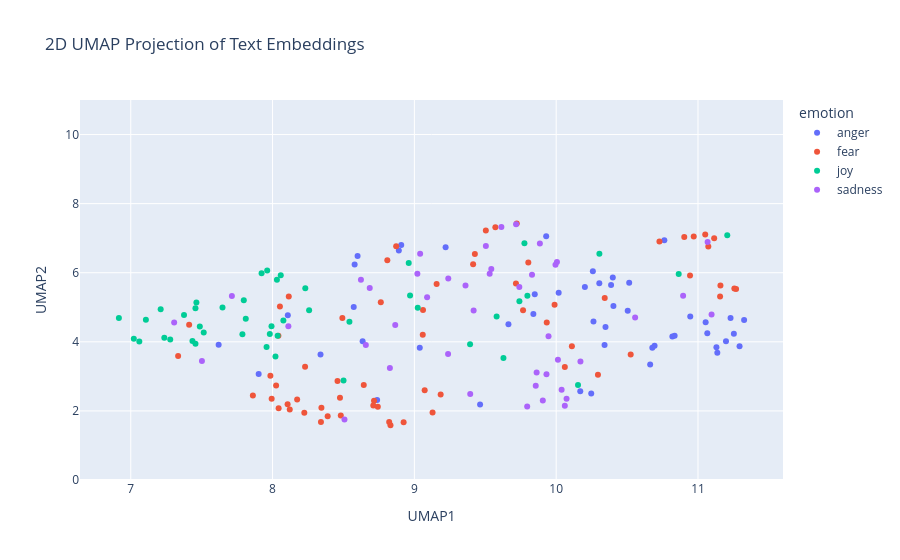

Here is the notebook cell this chart was saved with:
### Code cell
import pandas as pd
import numpy as np
import umap
import plotly.express as px

# Concatenate the training and test data
combined_df = pd.concat([train_df_new, test_df_new], ignore_index=True)

# Prepare the embeddings for UMAP
# Convert the list of embeddings into a 2D numpy array
X_embeddings = np.array(combined_df['embeddings_values'].tolist())

# Apply UMAP for dimensionality reduction
reducer = umap.UMAP(n_components=2, metric='cosine', random_state=28) 
embedding_2d = reducer.fit_transform(X_embeddings)

# Create a DataFrame for plotting
df_plot = pd.DataFrame(embedding_2d, columns=['UMAP1', 'UMAP2'])
df_plot['emotion'] = combined_df['emotion']
df_plot['intensity'] = combined_df['intensity']
df_plot['text'] = combined_df['text']


# Visualize the embeddings with Plotly
fig = px.scatter(
    df_plot,
    x='UMAP1',
    y='UMAP2',
    color='emotion',  # Color points by the 'emotion' column
    hover_data=['text', 'intensity'],  # Show text and intensity on hover
    title='2D UMAP Projection of Text Embeddings'
)

fig.update_yaxes(range=[0, 11])

fig.show()

### Figure 1 — Plotly figure (JSON) as saved in the notebook; plotly's stock layout.template omitted (floating-point values rounded to 4 significant figures)
{"data": [{"customdata": [["If i could just get my line to block! #germantownbroncos #lilleague #popwarner #Broncos #usafootball  #lineman", 0.417], ["I don't get what point is made when reporting on Charlotte looting @CNNAshleigh. Why not explore what looting businesses symbolizes ", 0.438], ["hitting your children as discipline because you're being quite a raging hypocrite if you're not.", 0.562], ["#burning the last of @Yan", 0.356], ["@RonMexico760 The guy who calls people 'cuck' and is anti-BLM is offended by idea that he might not be pro-policing reform? That's amazing.", 0.625], ["Have wee pop socks on and they KEEP FALLING OFF INSIDE MY SHOES #rage", 0.759], ["😳The intensity that @sydneyswans play at is extraordinary #relentless #AFLCatsSwans #AFLFinals 🏉👏🏿", 0.292], ["Said it before and I'll say it now: America is really fortunate that black people only want equality and not revenge.", 0.562], ["If you let a general tweet offend you, you definitely shouldn't be on twitter.", 0.417], ["I get embarrassed at the slightest things and then I'll fret about it all day I hate it", 0.438], ["Bloody parking ticket 😒💸 #fuming", 0.792], ["Yo there's a kid on my snap chat from LA &amp; they get high off helium gas lmao.... I am like why the fuck lol", 0.542], ["np rum rage", 0.417], ["As if he heard my thought on the ether, my #ex has just posted #facebook pic of himself snuggling up with said #cats... now Im just #angry", 0.521], ["@lemonlover666 'shit' doesn't even begin to describe these fiery little demons straight from hell 🌝🌚 ;)", 0.583], ["@iamsrk what's up w the gender bias? #indignant This fancypants saddler's daughter will opt for the leather jacket, thank you very much.", 0.5], ["i love that tay &amp; tiff are just sitting at my house while i'm at work 🙃", 0.354], ["Never forget that 5Live cancelled programs, to allow them to extend 606 so people could call in and detail their outrage after our behaviour", 0.596], ["ordered my vacation bathing suits. one less thing to fret about.", 0.188], ["ESPN just assumed I wanted their free magazines ", 0.271], ["These #NewEnglandPatriots jerseys look like some whack ones that you tried to make when you made custom jerseys on #madden  04", 0.271], ["Love how Megan is raging about this Kendall Jenner photo and I'm sat here like 🤔🙃", 0.396], ["@savageimiike one of my favorite songs brother, real talk. #rage", 0.417], ["Well @AprilDRyan Trump's rabid base needs 2 hear this &amp; U can always find an overseer like King to say it.\\n@JoyAnnReid @SMShow @frangeladuo", 0.458], ["ESPN just assumed I wanted their free magazines #offended", 0.542], ["@lethargytyler ehhh I guess. I want to everyone I've ever burst out laughing in front of😂", 0.333], ["@sueblue35 @nsoz7 @immortalbulldog huh? We have a sprint coach? We're the slowest team in the comp. Talk about robbing a living. ", 0.292], ["Thatmoment you're watching #worstcelebritycooks and your bubble is burst by finding out KyleXY is gay and married😭 #nochance #KindaDontMind😉", 0.479], ["@a_mxe7 hah don't speak to me or my cousin like that, mind a had the displeasure of seeing u bare faced on eh train, no a pretty sight mate", 0.479], ["A wise man told me that holdin' a grudge is like\\nLetting somebody just live inside of your head rent free", 0.354], ["I blame the whole season on Natalie! The season would have been so different had she not turned her back on her alliance! #pissed ", 0.792], ["Inner conflict happens when we are at odds with ourselves. Honor your values and priorities. #anger #innerconflict #conflict #values", 0.458], ["A little nose irritation and a little more chills on my body. I'm so not into flu, into flu, into flu #FallSongs", 0.542], ["Prayers &amp; Protection to our brothers and sisters fighting in #Charlotte  #against #machines", 0.189], ["straight people are canoodling on the quad and I'm ", 0.417], ["Are you lost in the fury, fearing that you'll fail?", 0.354], ["angry already", 0.688], ["If someone keeps #laughing at you, don't #fret  . At least u r giving #happiness .'\\n#quotes #quotestoliveby", 0.229], ["For the first time in my madden career I just set up a farm account. Should make MOTM much easier", 0.271], ["The rage has died down.", 0.438], ["@FluDino Event started! everyone is getting ready to travel to the lake of rage, where everything glows", 0.521], ["@TrueAggieFan oh so that's where Brian was! Where was my invite? #offended", 0.417], ["Having a baby born too soon is #lifechanging 6 years on and it feels like only yesterday #sad #happy  #emotionalrollercoaster", 0.354], ["Sometimes I get mad over something so minuscule I try to ruin somebodies life not like lose your job like get you into federal prison #anger", 0.646], ["Me being on my dean really saving a lot of ppl, bc I don't snap nomore &amp; it take so much out of me..", 0.348], ["@LiamCannon1 He's just too raging to type properly... Ha ha!", 0.375], ["Anger, resentment, and hatred are the destroyer of your fortune today.", 0.396], ["Just watched Django Unchained, Other people may frown, but I titter in delight! 2/5", 0.229]], "hovertemplate": "emotion=anger<br>UMAP1=%{x}<br>UMAP2=%{y}<br>text=%{customdata[0]}<br>intensity=%{customdata[1]}<extra></extra>", "legendgroup": "anger", "marker": {"color": "#636efa", "symbol": "circle"}, "mode": "markers", "name": "anger", "orientation": "v", "showlegend": true, "type": "scatter", "x": [8.6, 10.76, 11.07, 10.5, 10.2, 11.05, 8.907, 11.13, 10.26, 9.463, 11.33, 10.34, 10.82, 10.95, 10.4, 10.4, 7.62, 9.929, 7.902, 10.39, 8.89, 10.26, 10.69, 10.02, 10.51, 8.108, 9.22, 9.839, 9.849, 10.66, 11.23, 11.14, 10.17, 8.572, 9.663, 8.737, 11.25, 8.338, 8.579, 10.84, 9.038, 10.3, 10.25, 11.2, 10.68, 10.35, 11.29, 8.635], "xaxis": "x", "y": [6.481, 6.941, 4.251, 4.902, 5.589, 4.563, 6.804, 3.84, 6.04, 2.183, 4.631, 3.909, 4.154, 4.731, 5.035, 5.859, 3.914, 7.06, 3.066, 5.642, 6.644, 4.589, 3.887, 5.419, 5.707, 4.766, 6.736, 4.805, 5.374, 3.346, 4.688, 3.681, 2.572, 5.004, 4.505, 2.318, 4.232, 3.632, 6.237, 4.177, 3.83, 5.698, 2.502, 4.017, 3.829, 4.427, 3.868, 4.014], "yaxis": "y"}, {"customdata": [["@Zen1dfabflake You are all our angelic comrades! #flutter", 0.125], ["Now #India is #afraid of #bad .", 0.562], ["a #monster is only a #monster if you view him through ", 0.438], ["@BartholomewD It's -terrible-! We're going to the local fish/chip place in Kirribilli #terrible", 0.667], ["#nobody #understand what #advocate mean if you do then use it #right #never be #afraid so #positive word is. I can that is #POWERFUL", 0.417], ["@hoystweet Are the pre-purchased tickets being sent soon? Coming to the Saturday evening show... tickets are a no show! #panic #hoys 🐴🦄", 0.604], ["Yo Yo Yo,my name is #DarthVader \\nI feel like I need to puff on my inhaler (I'm no rapper but that was some sick bars)  #bars #rap", 0.25], ["@WTFISaHashtag1 @MuslimIQ The problem is that right wing extremist terror groups aren't given coverage, press not interested", 0.5], ["Everyday gay panic is STUNNING: I drew 1 guy's att'n to it when he blocked up a toilet stall's cracks w/paper towels. TOTAL INCOMPREHENSION.", 0.562], ["she gone make me wanna start that new shit today 😂😭", 0.458], ["Some questions you get on Twitter make you want to despair. We've been so battered. We complain but aren't convinced things could be better.", 0.66], ["An @amityaffliction kind of drive home from work today #nightmare #dailyfeels", 0.792], ["$100 says Teufel is 'reassigned' within the organization before next year, but I wish it was sooner... #Mets #thirdbasecoach  #lgm", 0.417], ["@PatBlanchfield so you mean “like Uber but for despair for someone other than the driver'", 0.455], ["@ChrisWarcraft The concept that a gay magazine feels like it has to cover terrible people -because they’re gay voices- seems all upside down", 0.417], ["Men cannot even handle the suspicion of a horn farless 😩", 0.542], ["@GSchwartz_ it wasn't a joke . ", 0.229], ["I have another test tonight #nervous", 0.812], ["i'd let jiho step on my throat but he'd probs be afraid he'd hurt me", 0.688], ["Thought I left that part of life behind me\\nIt's back to haunt every girl that loves me", 0.521], ["Now this is getting out of hand. I'm freaked out by this death...and I'm God!! #mommaGrendel #intimidation", 0.833], ["my boyfriend once forcibly stopped all of my anxiety coping methods at once (holding me, forcing my hands down that kinda stuff) and I --", 0.74], ["searching for what pro and academic writers have to say about #writing #anxiety and #writersblock", 0.729], ["i've seen the elder watching me during my community hours and i honestly don't have an idea about what my assignment will be. ", 0.521], ["@HillaryClinton @realDonaldTrump @BonfireLana #bully #Bullshit #fullofshit please take out the #garbage", 0.542], ["@alivitali that's what I'm afraid of!", 0.792], ["Excited and nervous for Tuesday", 0.542], ["i wanna passion and fear", 0.5], ["@STLouis_RamsFan their whole team is limited when they're on the field. ", 0.292], ["Ronaldo has been shocking. He's tried to do skill twice and he's nearly fallen over both times", 0.5], ["@united horrible service. EWR. Not a cloud in the sky. Normal departure at 10am now leaving at 5pm. Crappy #UnitedAirlines", 0.42], ["That old lady is cray cray #scared #BellaIsSoCute #awe #Empire", 0.574], ["Overtime... #TeamNA #WCH2016 ", 0.348], ["For a team as big as Bayern and the they like to play football, their pitch is fucking dreadful. Certainly no Emirates pitch anyway.", 0.398], ["@davidpreece12 @FitbaHacks Great defender, terrible positioning. Didn't know where he should be without Russel shouting at him for 90 mins", 0.396], ["Im not a #nervouswreck, Im a  #pileup. #GoingCrazy #HelpMe #Insane #Antisocial", 0.875], ["This is the scariest American Horror Story out of all of them... I'm gonna have to watch in the daytime. #frightened", 0.938], ["@NandosSA just received order from @OrderInSA &amp; the chips are under cooked &amp; half raw!!! Usually best part of the meal #notcool #terrible", 0.373], ["After a nervous couple of days test results now confirm my life will be no different whatsoever as the result of two actors divorcing, phew!", 0.385], ["@Lrihendry I'm not sure we like this comparison.  USA should emulate #Israel's methods of protecting civilians against #terror attacks", 0.625], ["@CurtisJobling Yes indeed! We know masses of students would be so excited to see you! We need to get this sorted! ", 0.167], ["@jk_rowling never thought an angry oompa loompa would be my Boggart, but there you have it. #boggart #PresidentTrump #nightmare", 0.667], ["Cosplaying properly for the first time on Saturday! Pretty nervous..", 0.896], ["@BigLepley @angela31694996 @TheIndigoArrow Want to start a biker gang together when the GTA Online Biker DLC comes out?", 0.396], ["@DaniQays @AJENews ohh.. so here comes sense from terror supporting stone pelting vandalizing ppl who gather b4 protests to announce ...", 0.646], ["@Budget  car rental you have made realize why I always use @nationalcares!!!!  What a !! #disgusted", 0.521], ["#Aleppo city is burning. The head of #terrorism #Assad regime &amp; #Russia are bombarding the city right now with #whitephosphrus #bombs !", 0.729], ["Getting terrible download speeds for fifa smh.", 0.354], ["“ My courage always rises at every attempt to intimidate me.”\\n-Elizabeth Bennett (Pride and Prejudice)\\n#Quotes #Courage #FaceYourFears", 0.42], ["Feeling like I've had the worst night of sleep ever - not great before the #London to #Brighton #cycle ride for @DMTFYP 🚴100k #apprehension?", 0.604], ["@Zak_Atif two congressional hearings in USA stopped financial aid to Pak and asked it to prove that it is doing enough to stop terrorism 1n", 0.5], ["Bout ta get my @dontbreathe on up in here! @WarrenTheaters #nervous #icantholdmybreaththatlong", 0.688], ["An adviser to the #European #Union’s top #court said #Hamas and the #Tamil #Tigers should be taken off the EU’s #terror list.#lka", 0.5], ["Are you worrying/worried?\\n1Peter 5:7\\nThrow all your worry on him, because he cares for you.#faith #leadership #worry #mindfulness #success", 0.438], ["Whatt a trailerrrr !!! @karanjohar @AnushkaSharma #RanbirKapoor #AishwaryaRaiBachchan i am COMPLETELY BLOWN !! #awestruck #longingformore", 0.417], ["Okay. Brace yourself. I will attempt my first loaf of bread in the morning. I will use a dutch oven. I will make the dough now. ", 0.479], ["Honestly, there are some awful people on the internet... smh...", 0.542], ["There goes the butterflies in my stomach.  #anxietyproblems", 0.702], ["But I was so intrigued by your style, boy.Always been a sucker for a wild boy #alarm -@AnneMarieIAm", 0.292], ["The moment you bring her to meet your best friend and you're nervous af! 😬😆  #thefriendtest", 0.875], ["Having a terrific Tuesday? Crush it today with the Power of 4. Treat your internet like Pizza =D \\n#PowerOf4", 0.25], ["My Modern Proverb: 'Don't let anyone intimidate you about being single; most marriages end in divorce.'", 0.312], ["Trying to book holiday flights on @britishairways website is becoming a ", 0.312], ["Another fun fact: i am afraid", 0.667]], "hovertemplate": "emotion=fear<br>UMAP1=%{x}<br>UMAP2=%{y}<br>text=%{customdata[0]}<br>intensity=%{customdata[1]}<extra></extra>", "legendgroup": "fear", "marker": {"color": "#EF553B", "symbol": "circle"}, "mode": "markers", "name": "fear", "orientation": "v", "showlegend": true, "type": "scatter", "x": [8.052, 8.345, 10.11, 11.16, 8.643, 9.059, 10.53, 10.9, 9.934, 8.041, 9.803, 8.924, 8.809, 9.414, 9.989, 9.766, 9.157, 8.173, 9.061, 10.29, 8.388, 9.073, 8.71, 9.185, 10.34, 8.481, 8.025, 8.475, 8.872, 9.571, 11.26, 8.224, 8.763, 9.504, 9.722, 9.128, 8.341, 11.27, 7.985, 10.73, 8.492, 8.831, 7.994, 8.114, 10.97, 11.16, 11.07, 9.427, 8.458, 8.822, 11.05, 8.121, 11.11, 8.716, 7.412, 7.861, 9.716, 8.742, 10.06, 8.043, 7.334, 8.229, 10.94, 8.106], "xaxis": "x", "y": [5.026, 2.094, 3.875, 5.314, 2.751, 4.206, 3.633, 7.037, 4.558, 4.177, 6.298, 1.67, 6.359, 6.246, 5.073, 4.916, 5.674, 2.327, 4.925, 3.045, 1.845, 2.598, 2.155, 2.475, 5.268, 1.865, 2.735, 2.381, 6.765, 7.317, 5.543, 1.943, 5.142, 7.221, 7.427, 1.952, 1.68, 5.532, 3.017, 6.906, 4.686, 1.586, 2.35, 5.312, 7.051, 5.631, 6.756, 6.541, 2.864, 1.679, 7.103, 2.043, 6.997, 2.297, 4.493, 2.444, 5.686, 2.123, 3.273, 2.076, 3.588, 3.275, 5.918, 2.19], "yaxis": "y"}, {"customdata": [["Thank you @twitter for the balloons today.  #goodday #48", 0.562], ["@SXMUrbanView @karenhunter @CousinSyl you are so wrong for this!needed levity after that recording", 0.28], ["@5ftanomaly aside from that i'm all about pleasing the individual that i'm involved with, my pleasure comes from their pleasure.", 0.558], ["@MalYoung @AngelicaMcD I hope to now see some levity, light, romance and happiness come Stitch and Abby's way after such a long hard road.", 0.333], ["2 days until #GoPackGo and 23 days until #GoGipeGo..... I'm so excited! #smiling", 0.88], ["Watch this amazing live.ly broadcast by @brooks_swaggysquad  #musically", 0.396], ["A former diplomat is quite gleeful about the situation of Pakistan on @TimesNow\\nNot quite stiff upper lip of diplomacy seen normally", 0.259], ["I'm so playful. lol I need somebody that'll joke with me all day long cause ill never get tired of it.", 0.6], ["@ESPNLosAngeles best segment so far by @marcelluswiley @Kdubblive  hilarity", 0.468], ["@AdamCimmering Boro are at the OS before then, they could give the stewards a good work out. Chelsea will get about 8k, will be lively.", 0.32], ["When you're prof suggest @Pharrell and William James may be unlikely dialogue partners and then plays the #happy video #WeAreCST", 0.5], ["@Zerfash — can't wait.' She said cheerfully and grinned.", 0.771], ["I think what 2016 to really needs to round it out is a @cthulhu4america vs @smod2016 twitter debate. End on something joyful, ya know?.", 0.42], ["A cheerful heart is an unending banquet.- Proverbs (Mishle) 15:16", 0.48], ["@morgannbroom yes ❤️❤️ &amp; cheering homecoming game!", 0.78], ["Blake lively is flawless", 0.38], ["@_stfukohle it's ok champ you'll make it I'm cheering you on from a far", 0.6], ["@FOXTV did you use the warblers set from glee on the @BONESonFOX episode about the acapella college kids?", 0.32], ["@Corsair those sparkling looks like a gay vampire 😁", 0.48], ["@torbalan I still have some shred of optimism. It's rapidly disappearing however...", 0.1], ["Happy Birthday @Brooke56_56  #cheerchick #jeep #jeepgirl #IDriveAJeep #jeepjeep #Cheer", 0.792], ["@Dubai92 try asking for a cheeseburger with only onion &amp; mustard at any #McDonalds ", 0.271], ["Decide to stop being afraid. To just stop. What are you now free to do?\\n\\n#brave #free #honest #healthy #happy #life #living #optimism #love", 0.417], ["Mind if I tag along?' She asked cheerfully, sweeping a lock of hair behind her ear. 'I want to see if you've really got • @DitheringWizard", 0.34], ["It has been medically proven that laughter is an effective pain killer.", 0.48], ["Update: I have yet to hang out with @MisElizaJane, but I'm still hopeful! ", 0.396], ["@Devilligan It's a beautifully sincere balancing act of grief and hilarity.", 0.375], ["The #house no longer echoes with our #laughter. We light up our #memories of the #home and sit in the cold, #waiting. #amwriting #nostalgia", 0.229], ["It's not that the man did not know how to juggle, he just didn't have the balls to do it.\\n #funny #pun #punny  #lol", 0.596], ["Sometimes I watch shitty tv to reinforce never giving up cuz if something is that fucking awful on tv, I still stand a chance. #optimism", 0.104], ["Pre-prepare direction plays hale and hearty situation an in child's evolvement: CMmyd", 0.34], ["@TheVulcanSalute , just saw the Save The Day PSA. Why were you in obvious tears doing it? I'd have thought you'd be your cheerful self.", 0.2], ["@RobRiggle @joelmchale @NFLonFOX I still can't get jimmy garoppolo out of my head and it's been almost 3 weeks. Thanks a lot! #hilarious", 0.729], ["Thank you @RachelPlatten for teaching me how to live again. It's been so long since &amp; this ride is about to be exhilarating. I just know it", 0.68], ["@stackee Charlie attempted to suffocate me with a cushion for cheering so much at the great news 😂😂", 0.729], ["Oh dear an evening of absolute hilarity I don't think I have laughed so much in a long time! 😂", 0.958], ["Imagine how sad LA fans are gona be when they get eliminated...Man that's gonna be Nirvana, a religious experience rejoicing in their misery", 0.333], ["@airtelindia have some issues with my broadband bill ,I am charged for the month before I signed up with airtel.. #hilarious", 0.34], ["Somebody who has braved the storm is brewing. #cheerful", 0.46], ["TheNiceBot: IndyMN I thought the holidays could not get any more cheerful, and then I met you. #TheNiceBot #الخفجي", 0.769], ["Tutoring gives me such an exhilarating feeling. I love helping people 😌", 0.896], ["@DocBellsSwan *peers down at you, eyes crinkling with mirth and affection* I do love ye so, my bonnie Belle.", 0.66], ["[Moment of levity on the B41] Baby: I want ISIS! Give me ISIS!\\nMom: Shh!\\nBaby: I want ISIS!\\nWest Indian woman: She wants what?\\nMom: *Ices*.", 0.521], ["@len_snart Mick nods. 'I would like that.' He went back to his food, smiling as he finished it.", 0.62], ["@Geminiak @LondonNPC you're welcome! #wordgeek \\nAlso, good to put a face to the twitter feed, even if it was only a cheery hello! 😀", 0.646]], "hovertemplate": "emotion=joy<br>UMAP1=%{x}<br>UMAP2=%{y}<br>text=%{customdata[0]}<br>intensity=%{customdata[1]}<extra></extra>", "legendgroup": "joy", "marker": {"color": "#00cc96", "symbol": "circle"}, "mode": "markers", "name": "joy", "orientation": "v", "showlegend": true, "type": "scatter", "x": [7.06, 9.741, 7.811, 7.456, 7.456, 8.031, 11.21, 7.993, 8.058, 9.776, 8.076, 7.515, 8.97, 7.958, 7.278, 7.647, 8.258, 7.923, 9.797, 9.024, 7.022, 10.3, 8.501, 7.376, 8.036, 8.542, 7.797, 10.15, 9.58, 9.393, 9.628, 8.231, 7.962, 7.237, 7.981, 7.787, 8.96, 10.86, 8.02, 7.487, 7.435, 7.463, 6.916, 7.211, 7.107], "xaxis": "x", "y": [4.007, 5.177, 4.669, 4.97, 3.947, 5.796, 7.084, 4.453, 5.928, 6.856, 4.618, 4.27, 5.34, 3.847, 4.065, 4.997, 4.913, 5.987, 5.333, 4.984, 4.091, 6.551, 2.877, 4.774, 4.173, 4.578, 5.204, 2.748, 4.732, 3.926, 3.532, 5.551, 6.063, 4.114, 4.229, 4.22, 6.28, 5.962, 3.578, 4.444, 4.027, 5.137, 4.687, 4.946, 4.636], "yaxis": "y"}, {"customdata": [["Way too cool to die young, way too young to die sober.. #tunechi", 0.604], ["@Samkingftw nahh thats grim", 0.438], ["So depressing that it's darker so much earlier now", 0.75], ["A pessimist sees the difficulty in every opportunity; an optimist sees the opportunity in every difficulty. \\n― Winston S. Churchill #quote", 0.238], ["Fellaini has been playing ahead of this guy...just let that sink in", 0.375], ["@jeremycorbyn @magstogether my god is @jeremycorbyn a full shilling? Seriously you need a major rethink or no lab gove in your lifetime ", 0.417], ["Condolences to the  JC and the Georges family.. #sad", 0.771], ["@petercoffin So safe blues are ok. Are reds ok as well? Obviously, battleground states would not.", 0.263], ["More #checking at #work today\\n\\n#coffee #drank and now it's #down to some #serious #business \\n\\n#Thursday bring on #Friday", 0.333], ["@cburt43 turn that frown upside down", 0.27], ["Man Southampton will wipe the floor with  west ham on Sunday. So disheartened", 0.667], ["@LazyBoiSam blues... blues? 🤔", 0.438], ["So now... yeah. I'm home again.\\nStill feeling mixed up inside &amp; kinda gloomy. But a little more optimistic that I'll figure this out.", 0.521], ["Pops are joyless, soulless toys which look nearly identical.  They are the perfect expression of consumerism.  'I enjoy this franchise'", 0.354], ["in health we did a think about depression and now i feel like i have it", 0.75], ["@MHChat #mhchat Childhood experiences inform adult relationships. We have associative memories Not a question of ability to process ", 0.397], ["@makai_kishi_ Her eyes stayed glued to the monitor, not turning away for anything", 0.271], ["Bare videos online but does anyone get rehabilitated? Does anyone actually get help for their affliction? Or do we jut get twitter videos.", 0.479], ["@PottzGaming hmu need players for lans next year. DM me. Need serious players. Im under org", 0.125], ["Cause fail or pass I refuse to be sober", 0.604], ["@JlKelly1 @FJ_Berry I've got #teampaella presents on their way for you and Fi but I don't think they'll arrive by Saturday sadly!! ;)", 0.583], ["Im kind of confused.  The one thing i do right now has a great future, but on the other hand so does the new thing .  #needhelp", 0.521], ["Ill say it again. If I was a Black man Id be afraid to leave my house or have a moving violation.\\n\\n #TerranceCrutcher #truth ", 0.542], ["@beIIrkes Es, I'm serious 23/8", 0.271], ["@SWP_Roads   How dull.", 0.521], ["Two blankets, a hoody, and still no Eternal Sunshine to mope to.", 0.562], ["I need a syfy series to watch I literally have nothing to watch back to back. I already watched #heroes #lost #jericho #fallenskies  etc etc", 0.312], ["#AskAMan but this does not sound like a #serious issue, cause siyahleka the whole time, just having fun", 0.292], ["@ImpugnValkyrie *I frown and cup your cheeks in my hands after you step aside.* Angela I care about you. And I don't know how else I can -", 0.604], ["Don't blame yourself,' he spoke, as if she were in the room, kicking the chair beneath him.\\n#amwriting #dark", 0.479], ["@GOP she's ahead in the polls &amp; after Trumps dismal performance at upcoming debate, it will be an easy win for Hillary.", 0.174], ["Another grim &amp; compelling news report by @Nawalf on the blockade of aid to the starving in #Yemen #BBC #dosomethingpoliticans", 0.708], ["So unbelievably discouraged with music as of late. Incredibly behind on Completing my album. Not digging this at all.", 0.604], ["I'm done with your piano, blues playing, smooth talking ass. On to the nexttt", 0.381], ["@DoubleEph sadly his best days are behind him", 0.583], ["watching this uni reveal is so depressing i miss stingrays :(", 0.667], ["I feel like an appendix. I don't have a purpose.  #depressed  #alone #lonely #broken  #cry #hurt #crying #life", 0.833], ["@Barcabhoy1 Of course not. Didn't sink his studs into a knee like Forrester", 0.396], ["We are about a little over an hour away! We will arrive soon, do not fret!", 0.125], ["@GRIPLIKEAVICE_ I wouldn't mind if it didn't you know, threaten my job when I disagree. Puts a damper on things.", 0.625], ["@LeePorter94 @DomMcGovern_ hi Dom I saw u at Notts county away, looking for 1 mufc away ticket will pay ", 0.312], ["@ccrago It was dreadful, even after he met the Catfish he still thought it was her!", 0.542], ["Chalk dance notation entree manchester inasmuch as corinthian products that discourage drag branding: ARwuEVfqv", 0.188]], "hovertemplate": "emotion=sadness<br>UMAP1=%{x}<br>UMAP2=%{y}<br>text=%{customdata[0]}<br>intensity=%{customdata[1]}<extra></extra>", "legendgroup": "sadness", "marker": {"color": "#ab63fa", "symbol": "circle"}, "mode": "markers", "name": "sadness", "orientation": "v", "showlegend": true, "type": "scatter", "x": [10.17, 9.36, 10.07, 8.827, 9.614, 9.83, 9.239, 10.01, 7.502, 8.111, 9.504, 9.021, 9.856, 11.1, 9.796, 9.932, 7.306, 9.995, 8.623, 10.01, 8.865, 9.394, 8.507, 8.685, 9.542, 10.04, 9.238, 9.418, 7.713, 9.862, 9.74, 11.07, 9.906, 10.56, 9.531, 9.041, 10.06, 9.717, 8.658, 9.09, 9.885, 10.9, 9.946], "xaxis": "x", "y": [3.431, 5.627, 2.349, 3.239, 7.326, 5.944, 5.836, 6.309, 3.442, 4.452, 6.772, 5.97, 2.729, 4.789, 2.124, 3.06, 4.557, 6.232, 5.793, 3.481, 4.489, 2.489, 1.752, 5.556, 6.109, 2.616, 3.646, 4.904, 5.324, 3.11, 5.586, 6.891, 2.3, 4.706, 5.969, 6.547, 2.146, 7.406, 3.908, 5.293, 6.846, 5.332, 4.158], "yaxis": "y"}], "layout": {"legend": {"title": {"text": "emotion"}, "tracegroupgap": 0}, "title": {"text": "2D UMAP Projection of Text Embeddings"}, "xaxis": {"anchor": "y", "domain": [0, 1], "title": {"text": "UMAP1"}}, "yaxis": {"anchor": "x", "domain": [0, 1], "range": [0, 11], "title": {"text": "UMAP2"}}}}
